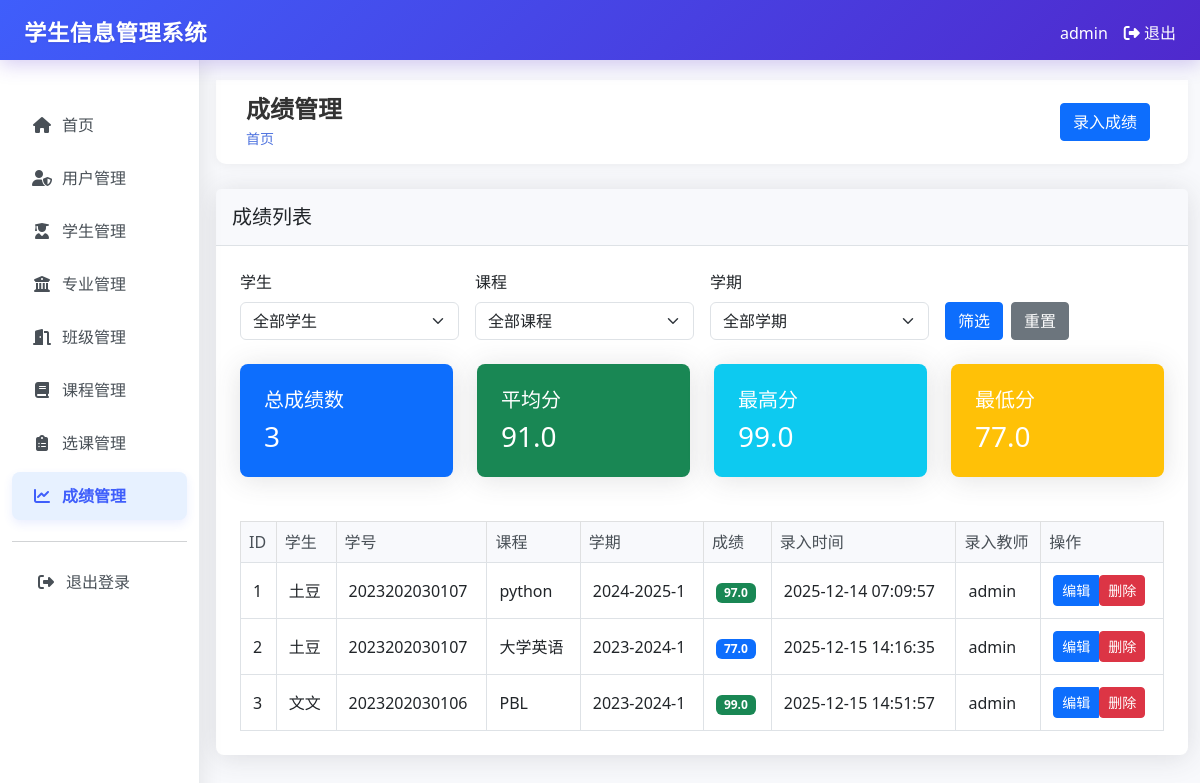
The app's page /grades (signed in), older data.
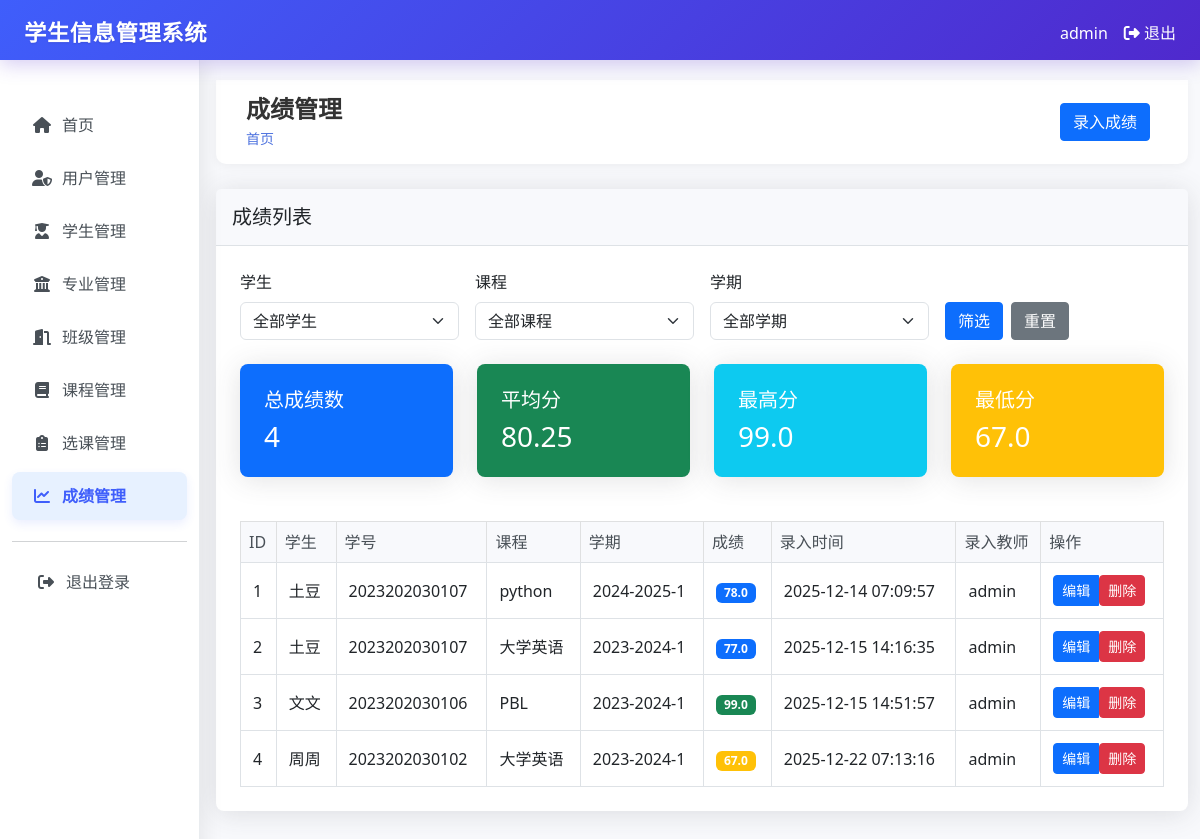
The same page, newer data.
### tables this page shows
CREATE TABLE grades (
        id INTEGER PRIMARY KEY AUTOINCREMENT,
        enrollment_id INTEGER,
        score REAL NOT NULL,
        teacher_id INTEGER,
        created_at TIMESTAMP DEFAULT CURRENT_TIMESTAMP,
        updated_at TIMESTAMP DEFAULT CURRENT_TIMESTAMP,
        FOREIGN KEY (enrollment_id) REFERENCES enrollments (id),
        FOREIGN KEY (teacher_id) REFERENCES users (id)
    );

CREATE TABLE students (
        id INTEGER PRIMARY KEY AUTOINCREMENT,
        student_id TEXT UNIQUE NOT NULL,
        name TEXT NOT NULL,
        gender TEXT NOT NULL,
        birth_date TEXT,
        address TEXT,
        phone TEXT,
        email TEXT,
        major_id INTEGER,
        class_id INTEGER,
        enrollment_date TEXT,
        created_by INTEGER,
        created_at TIMESTAMP DEFAULT CURRENT_TIMESTAMP, avatar TEXT,
        FOREIGN KEY (major_id) REFERENCES majors (id),
        FOREIGN KEY (class_id) REFERENCES classes (id),
        FOREIGN KEY (created_by) REFERENCES users (id)
    );

CREATE TABLE courses (id INTEGER PRIMARY KEY AUTOINCREMENT, code TEXT UNIQUE NOT NULL, name TEXT NOT NULL, teacher TEXT, description TEXT, credits INTEGER, created_at TIMESTAMP DEFAULT CURRENT_TIMESTAMP, major_id INTEGER, class_time TEXT, location TEXT, max_students INTEGER DEFAULT 50);

CREATE TABLE enrollments (
        id INTEGER PRIMARY KEY AUTOINCREMENT,
        student_id INTEGER,
        course_id INTEGER,
        grade REAL,
        semester TEXT,
        created_at TIMESTAMP DEFAULT CURRENT_TIMESTAMP,
        FOREIGN KEY (student_id) REFERENCES students (id),
        FOREIGN KEY (course_id) REFERENCES courses (id)
    );

CREATE TABLE users (
        id INTEGER PRIMARY KEY AUTOINCREMENT,
        username TEXT UNIQUE NOT NULL,
        password TEXT NOT NULL,
        email TEXT UNIQUE NOT NULL,
        role TEXT NOT NULL DEFAULT 'user',
        created_at TIMESTAMP DEFAULT CURRENT_TIMESTAMP
    , name TEXT, student_id TEXT, student_record_id INTEGER);

### app.py (the view)
@app.route("/grades")
@login_required
def grades():
    conn = get_db_connection()
    student_id = request.args.get('student_id')
    course_id = request.args.get('course_id')
    semester = request.args.get('semester')
    query = """
        SELECT g.id, s.name as student_name, s.student_id,
               c.name as course_name, e.semester, g.score,
               g.created_at, u.username as teacher_name
        FROM grades g
        JOIN enrollments e ON g.enrollment_id = e.id
        JOIN students s ON e.student_id = s.id
        JOIN courses c ON e.course_id = c.id
        LEFT JOIN users u ON g.teacher_id = u.id
    """
    params = []
    if student_id:
        query += " WHERE s.id = ?"
        params.append(student_id)
    if course_id:
        if not student_id:
            query += " WHERE c.id = ?"
        else:
            query += " AND c.id = ?"
        params.append(course_id)
    if semester:
        if not student_id and not course_id:
            query += " WHERE e.semester = ?"
        else:
            query += " AND e.semester = ?"
        params.append(semester)
    if session.get("role") != "admin":
        if not student_id and not course_id and not semester:
            query += " WHERE s.created_by = ?"
        else:
            query += " AND s.created_by = ?"
        params.append(session["user_id"])
    query += " ORDER BY g.id ASC"
    grades = conn.execute(query, params).fetchall()
    total_grades = len(grades)
    scores = [grade["score"] for grade in grades if grade["score"] is not None]
    average_score = sum(scores) / len(scores) if scores else 0
    max_score = max(scores) if scores else 0
    min_score = min(scores) if scores else 0
    if session.get("role") == "admin":
        students = conn.execute("SELECT id, name, student_id FROM students ORDER BY name").fetchall()
    else:
        students = conn.execute("SELECT id, name, student_id FROM students WHERE created_by = ? ORDER BY name",
                               (session["user_id"],)).fetchall()
    courses = conn.execute("SELECT id, name FROM courses ORDER BY name").fetchall()
    conn.close()
    return render_template("grades/index.html",
                          grades=grades,
                          total_grades=total_grades,
                          average_score=average_score,
                          max_score=max_score,
                          min_score=min_score,
                          students=students,
                          courses=courses)

### app.py (called while the page is built)
def login_required(f):
    @wraps(f)
    def decorated_function(*args, **kwargs):
        if "user_id" not in session:
            return redirect(url_for("login"))
        return f(*args, **kwargs)
    return decorated_function

def get_db_connection():
    conn = sqlite3.connect("student_management.db")
    conn.row_factory = sqlite3.Row
    return conn

### templates/grades/index.html (shortened to what the changed rows need)
{% extends "base.html" %}
{% block header %}成绩管理{% endblock %}
{% block content %}
<div class="card">
    <div class="card-body">
        <div class="row mb-4">
            <div class="col-md-3">
                <div class="card bg-primary text-white">
                    <div class="card-body">
                        <h5 class="card-title">总成绩数</h5>
                        <h3 class="card-text">{{ total_grades }}</h3>
                    </div>
                </div>
            </div>
            <div class="col-md-3">
                <div class="card bg-success text-white">
                    <div class="card-body">
                        <h5 class="card-title">平均分</h5>
                        <h3 class="card-text">{{ average_score|round(2) }}</h3>
                    </div>
                </div>
            </div>
            <div class="col-md-3">
                <div class="card bg-info text-white">
                    <div class="card-body">
                        <h5 class="card-title">最高分</h5>
                        <h3 class="card-text">{{ max_score }}</h3>
                    </div>
                </div>
            </div>
            <div class="col-md-3">
                <div class="card bg-warning text-white">
                    <div class="card-body">
                        <h5 class="card-title">最低分</h5>
                        <h3 class="card-text">{{ min_score }}</h3>
                    </div>
                </div>
            </div>
        </div>
        <div class="table-responsive">
            <table class="table table-bordered table-hover">
                <thead class="table-light">
                    <tr>
                        <th>ID</th>
                        <th>学生</th>
                        <th>学号</th>
                        <th>课程</th>
                        <th>学期</th>
                        <th>成绩</th>
                        <th>录入时间</th>
                        <th>录入教师</th>
                        <th>操作</th>
                    </tr>
                </thead>
                <tbody>
                    {% for grade in grades %}
                    <tr>
                        <td>{{ loop.index }}</td>
                        <td>{{ grade.student_name }}</td>
                        <td>{{ grade.student_id }}</td>
                        <td>{{ grade.course_name }}</td>
                        <td>{{ grade.semester }}</td>
                        <td>
                            {% if grade.score >= 90 %}
                            <span class="badge bg-success">{{ grade.score }}</span>
                            {% elif grade.score >= 80 %}
                            <span class="badge bg-info">{{ grade.score }}</span>
                            {% elif grade.score >= 70 %}
                            <span class="badge bg-primary">{{ grade.score }}</span>
                            {% elif grade.score >= 60 %}
                            <span class="badge bg-warning">{{ grade.score }}</span>
                            {% else %}
                            <span class="badge bg-danger">{{ grade.score }}</span>
                            {% endif %}
                        </td>
                        <td>{{ grade.created_at }}</td>
                        <td>{{ grade.teacher_name or '未知' }}</td>
                        <td>
                            <div class="btn-group">
                                <a href="{{ url_for('edit_grade', grade_id=grade.id) }}" class="btn btn-sm btn-primary">编辑</a>
                                <form action="{{ url_for('delete_grade', grade_id=grade.id) }}" method="post" style="display: inline;" onsubmit="return confirm('确定要删除此成绩记录吗？');">
                                    <button type="submit" class="btn btn-sm btn-danger">删除</button>
                                </form>
                            </div>
                        </td>
                    </tr>
                    {% endfor %}
                </tbody>
            </table>
        </div>
    </div>
</div>
{% endblock %}

Row changes from the older to the newer data that the page shows:
added grades: score "67.0", student_name "周周", student_id "2023202030102", course_name "大学英语", semester "2023-2024-1", created_at "2025-12-22 07:13:16", username "admin"
changed grades "python": score "97.0" → "78.0"
Text that changed along with them:
{{ total_grades }}: "3" → "4"
{{ average_score|round(2) }}: "91.0" → "80.25"
{{ min_score }}: "77.0" → "67.0"
